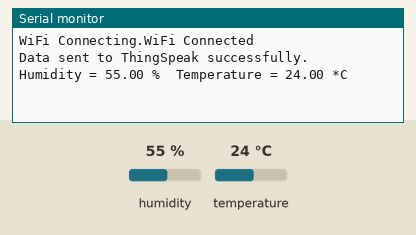
Simulated run of this sketch. Board: Arduino MKR. On the bench: the last lines printed to the serial monitor. Inputs (shaded band) come from the test bench; at power-on: humidity 55 %, temperature 24 °C. WiFi joins after 1.5 s; servers stay silent unless stated.

Above: at 2.7 s.
2.8 s: humidity set to 22 %
At 4.7 s:
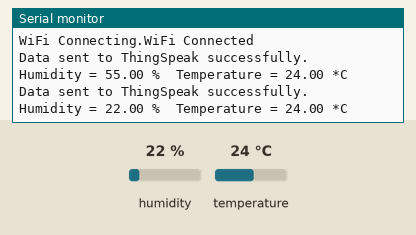
5.9 s: temperature set to 12 °C
At 7.3 s:
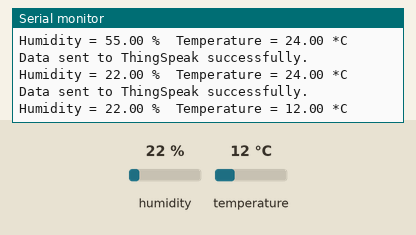
9.0 s: humidity set to 40 %
At 12.5 s:
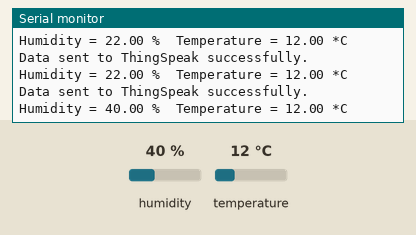
Timing chart, 0 to 14.0 s (numbered marks = the images above; inputs shaded):
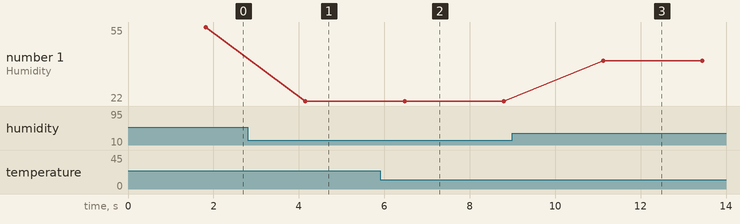

The sketch:

Task_3.1.ino
```cpp
#include <WiFiNINA.h>
#include "ThingSpeak.h"
#include <DHT.h>

#define DHTPIN 3      // Pin where the DHT11 is connected
#define DHTTYPE DHT11 // DHT sensor type
DHT dht(DHTPIN, DHTTYPE);

char ssid[] = "iphone";     // WiFi SSID
char pass[] = "qazxcvbnm12"; // WiFi password

unsigned long myChannelNumber =  2250503;  // ThingSpeak channel number
const char *myWriteAPIKey = "5S1790LF7S0F8KF1"; // ThingSpeak write API key

WiFiClient client;

void setup() {
  Serial.begin(9600);
  connectWiFi();
  ThingSpeak.begin(client);
  dht.begin();
  }
  void connectWiFi() {
    Serial.print("WiFi Connecting.");
    WiFi.begin(ssid, pass);
  while (WiFi.status() != WL_CONNECTED) {
    delay(500);
    Serial.println("WiFi Connecting...");
  }

  Serial.println("WiFi Connected");
}

void loop() {
  float h = dht.readHumidity();
  float t = dht.readTemperature();

  if (isnan(h) || isnan(t)) {
    Serial.println("Failed to read from DHT sensor!");
    return;
  }

  ThingSpeak.setField(1, h); // Field 1 is for humidity
  ThingSpeak.setField(2, t); // Field 2 is for temperature

  int updateStatus = ThingSpeak.writeFields(myChannelNumber, myWriteAPIKey);
  if (updateStatus == 200) {
    Serial.println("Data sent to ThingSpeak successfully.");
  } else {
    Serial.print("Error sending data to ThingSpeak. HTTP error code: ");
    Serial.println(updateStatus);
  }

  Serial.print("Humidity = ");
  Serial.print(h);
  Serial.print(" %\t");
  Serial.print("Temperature = ");
  Serial.print(t);
  Serial.println(" *C\t");

  delay(2000); // delay
}
```

Measured:
- after the input at 2.8 s, the serial monitor: prints a new line after 1.3 s (image 1)
- after the input at 5.9 s, the serial monitor: prints a new line after 0.57 s (image 2)
- after the input at 9.0 s, the serial monitor: prints a new line after 2.1 s (image 3)
- plotted number 1: 55 → 22 after the input at 2.8 s, 22 → 40 after the input at 9.0 s
